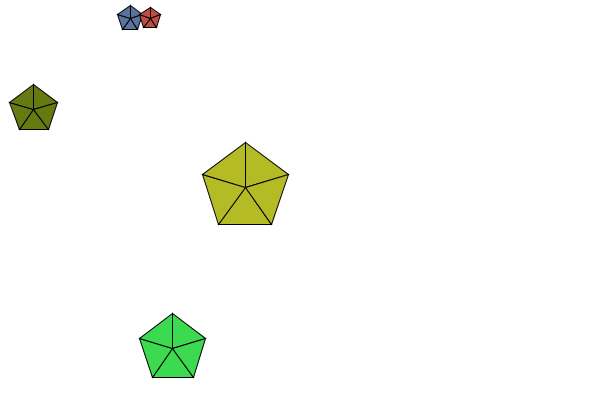
Frame 1 (no input)
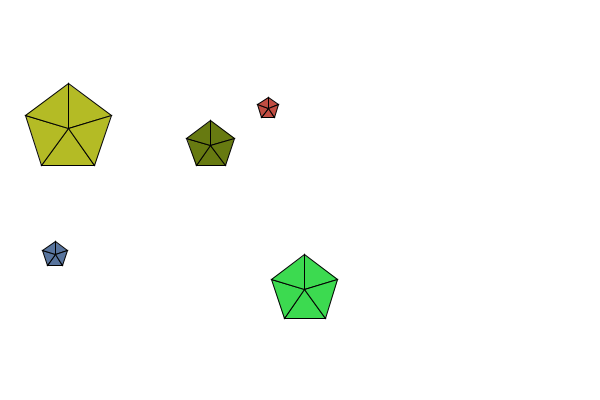
Frame 60 (the mouse pressed at the canvas centre just before this capture)
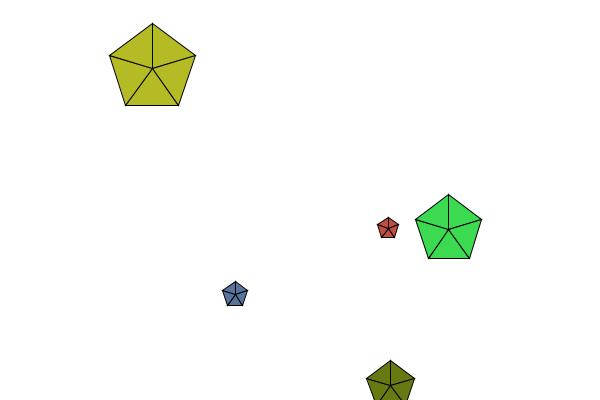
Frame 120 (the mouse held since frame 60 and released just before this capture)

The Processing sketch that drew these frames (run headless with seeded random() and noise(); from frame 60 on, the mouse is pressed at the canvas centre):

// Processing sketch: ex11_01
// ── ex11_01.pde
int ballNum = 5;
int PentagonNum = 5;
Ball[] ball;
Pentagon[] Pentagon;

void setup() {
  size (600,400);
  fill(255, 0, 0);  
  // ball = new Ball[ballNum];
  Pentagon = new Pentagon[PentagonNum];
  for (int i=0; i<PentagonNum; i++) {
    int d = int(random(10, 50));
    float x = random(d,width-d);
    float y = random(d,height-d);

    int r = int(random(0,255)); 
    int g = int(random(0,255)); 
    int b = int(random(0,255)); 

    int vx = int(random(-5,5));
    if (vx == 0) {
      vx = int(random(10,15));
    } 
    int vy = int(random(-5,5));
    if (vy == 0) {
      vy = int(random(10,15));
    }

    // ball[i] = new Ball(d,x,y,vx,vy,r,g,b);
    Pentagon[i] = new Pentagon(d,x,y,vx,vy,r,g,b);
  }
}

void draw() {
  background(255);

  for (int i=0; i<PentagonNum; i++) {
    Pentagon[i].draw();
    Pentagon[i].move();
    // ball[i].draw();
    // ball[i].move();
  }
}

class Ball{
  int d;
  float x;
  float y;
  int vx;
  int vy;
  int r,g,b;

  Ball (){};
  Ball (int ball_d, float ball_x, float ball_y, int ball_vx, int ball_vy, int ball_r, int ball_g, int ball_b) {
    // d = ball_d;
    // x = ball_x;
    // y = ball_y;
    // vx = ball_vx;
    // vy = ball_vy;
    // r = ball_r;
    // g = ball_g;
    // b = ball_b;

    set_size(ball_d);
    set_position(ball_x, ball_y);
    set_speed(ball_vx, ball_vy);
    set_color(ball_r, ball_g, ball_b);
  }

  public void set_size(int d) {
    this.d = d;
  }

  public void set_position(float x, float y) {
    this.x = x;
    this.y = y;
  }

  public void set_speed(int vx, int vy) {
    this.vx = vx;
    this.vy = vy;
  } 

  public void draw() {
    fill(r,g,b);
    ellipse(x,y,d,d);
  }

  public void set_color(int r, int g, int b) {
    this.r = r;
    this.g = g;
    this.b = b;
  }

  public void move() {
    x += vx;
    y += vy;
    
    if(x > width - d/2 || x < d/2) {
      vx *= -1;
    }
    if (y > height - d/2 || y < d/2) {
      vy *= -1;
    }
  }
}

class Pentagon extends Ball {
  // int d;
  // float x;
  // float y;
  // int vx;
  // int vy;
  // int r,g,b;

  Pentagon (){};
  Pentagon (int Pentagon_d, float Pentagon_x, float Pentagon_y, int Pentagon_vx, int Pentagon_vy, int Pentagon_r, int Pentagon_g, int Pentagon_b) {
    // d = Pentagon_d;
    // x = Pentagon_x;
    // y = Pentagon_y;
    // vx = Pentagon_vx;
    // vy = Pentagon_vy;
    // r = Pentagon_r;
    // g = Pentagon_g;
    // b = Pentagon_b;

    set_size(Pentagon_d);
    set_position(Pentagon_x, Pentagon_y);
    set_speed(Pentagon_vx, Pentagon_vy);
    set_color(Pentagon_r, Pentagon_g, Pentagon_b);
  }

  void draw() {
    fill(r,g,b);
    int n = 5;
    int R = d;
    for (int i=0; i<n; i+=1){
      float t = 3*PI/10 + 2*PI*i/n;
      float t_next = t + 2*PI/n;
      float x_1 = x + R * cos(t);
      float y_1 = y + R * sin(t);
      float x_2 = x + R * cos(t_next);
      float y_2 = y + R * sin(t_next);

      triangle(x, y, x_1, y_1, x_2, y_2);
    }
  }

  public void move() {
    x += vx;
    y += vy;
    
    if(x > width - d/2 || x < d/2) {
      vx *= -1;
    }
    if (y > height - d/2 || y < d/2) {
      vy *= -1;
    }
  }
  
}
